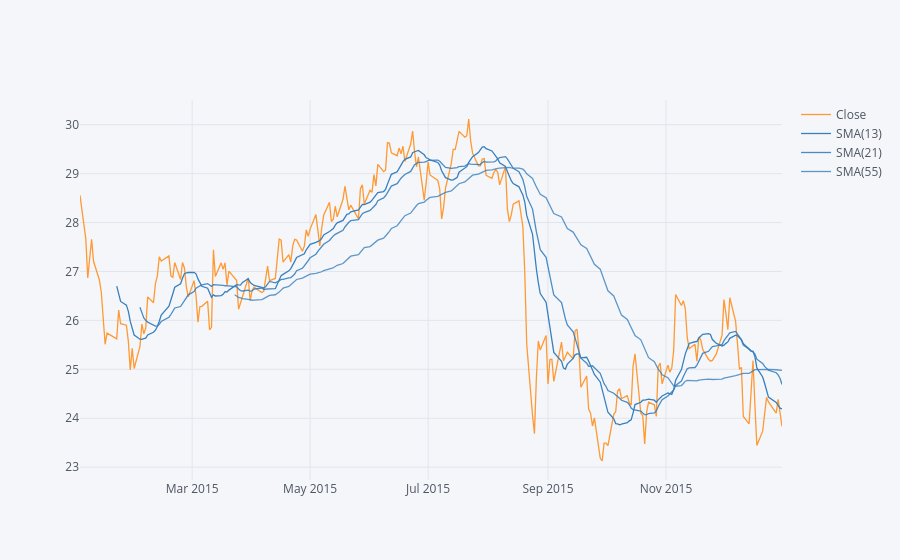

Write notebook code for a chart like this one.
### Code cell
#Use .ta_plot(study='sma') to create a Simple Moving Averages plot of Morgan Stanley for the year 2015.*
MS['Close'].loc['2015-01-01':'2016-01-01'].ta_plot(study='sma',periods=[13,21,55],title='Simple Moving Averages')

### Figure 1 — Plotly figure (JSON) as saved in the notebook; plotly's stock layout.template omitted (floating-point values rounded to 4 significant figures; data arrays with more than 128 entries replaced by an {"elided": "..."} marker saying what was removed)
{"data": [{"line": {"color": "rgba(255, 153, 51, 1.0)", "dash": "solid", "shape": "linear", "width": 1.3}, "mode": "lines", "name": "Close", "text": "", "type": "scatter", "x": {"elided": "252 str values"}, "y": {"elided": "252 float values"}}, {"line": {"color": "rgba(55, 128, 191, 1.0)", "dash": "solid", "shape": "linear", "width": 1.3}, "mode": "lines", "name": "SMA(13)", "text": "", "type": "scatter", "x": {"elided": "252 str values"}, "y": {"elided": "252 mixed values"}}, {"line": {"color": "rgba(55, 128, 191, 0.8999999999999999)", "dash": "solid", "shape": "linear", "width": 1.3}, "mode": "lines", "name": "SMA(21)", "text": "", "type": "scatter", "x": {"elided": "252 str values"}, "y": {"elided": "252 mixed values"}}, {"line": {"color": "rgba(55, 128, 191, 0.7999999999999998)", "dash": "solid", "shape": "linear", "width": 1.3}, "mode": "lines", "name": "SMA(55)", "text": "", "type": "scatter", "x": {"elided": "252 str values"}, "y": {"elided": "252 mixed values"}}], "layout": {"legend": {"bgcolor": "#F5F6F9", "font": {"color": "#4D5663"}}, "paper_bgcolor": "#F5F6F9", "plot_bgcolor": "#F5F6F9", "title": {"font": {"color": "#4D5663"}}, "xaxis": {"gridcolor": "#E1E5ED", "showgrid": true, "tickfont": {"color": "#4D5663"}, "title": {"font": {"color": "#4D5663"}, "text": ""}, "zerolinecolor": "#E1E5ED"}, "yaxis": {"gridcolor": "#E1E5ED", "showgrid": true, "tickfont": {"color": "#4D5663"}, "title": {"font": {"color": "#4D5663"}, "text": ""}, "zerolinecolor": "#E1E5ED"}}}
